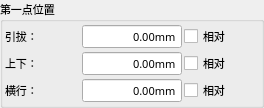
           <widget class="QGroupBox" name="groupBoxPos">
            <property name="font">
             <font>
              <family>微软雅黑</family>
              <pointsize>8</pointsize>
              <weight>50</weight>
              <bold>false</bold>
             </font>
            </property>
            <property name="title">
             <string>第一点位置</string>
            </property>
            <layout class="QGridLayout" name="gridLayout_7">
             <property name="margin">
              <number>2</number>
             </property>
             <property name="spacing">
              <number>2</number>
             </property>
             <item row="1" column="0">
              <widget class="QLabel" name="labelVerPos">
               <property name="sizePolicy">
                <sizepolicy hsizetype="Expanding" vsizetype="Fixed">
                 <horstretch>0</horstretch>
                 <verstretch>0</verstretch>
                </sizepolicy>
               </property>
               <property name="minimumSize">
                <size>
                 <width>75</width>
                 <height>25</height>
                </size>
               </property>
               <property name="maximumSize">
                <size>
                 <width>16777215</width>
                 <height>25</height>
                </size>
               </property>
               <property name="font">
                <font>
                 <family>微软雅黑</family>
                 <pointsize>8</pointsize>
                 <weight>50</weight>
                 <italic>false</italic>
                 <bold>false</bold>
                </font>
               </property>
               <property name="text">
                <string notr="true">上下：</string>
               </property>
              </widget>
             </item>
             <item row="2" column="0">
              <widget class="QLabel" name="labelTrvPos">
               <property name="sizePolicy">
                <sizepolicy hsizetype="Expanding" vsizetype="Fixed">
                 <horstretch>0</horstretch>
                 <verstretch>0</verstretch>
                </sizepolicy>
               </property>
               <property name="minimumSize">
                <size>
                 <width>75</width>
                 <height>25</height>
                </size>
               </property>
               <property name="maximumSize">
                <size>
                 <width>16777215</width>
                 <height>25</height>
                </size>
               </property>
               <property name="font">
                <font>
                 <family>微软雅黑</family>
                 <pointsize>8</pointsize>
                 <weight>50</weight>
                 <italic>false</italic>
                 <bold>false</bold>
                </font>
               </property>
               <property name="text">
                <string notr="true">横行：</string>
               </property>
              </widget>
             </item>
             <item row="0" column="0">
              <widget class="QLabel" name="labelHorPos">
               <property name="sizePolicy">
                <sizepolicy hsizetype="Expanding" vsizetype="Fixed">
                 <horstretch>0</horstretch>
                 <verstretch>0</verstretch>
                </sizepolicy>
               </property>
               <property name="minimumSize">
                <size>
                 <width>75</width>
                 <height>25</height>
                </size>
               </property>
               <property name="maximumSize">
                <size>
                 <width>16777215</width>
                 <height>25</height>
                </size>
               </property>
               <property name="font">
                <font>
                 <family>微软雅黑</family>
                 <pointsize>8</pointsize>
                 <weight>50</weight>
                 <italic>false</italic>
                 <bold>false</bold>
                </font>
               </property>
               <property name="text">
                <string notr="true">引拔：</string>
               </property>
              </widget>
             </item>
             <item row="2" column="1">
              <widget class="xDoubleSpinBox" name="BoxTrvPos">
               <property name="sizePolicy">
                <sizepolicy hsizetype="Fixed" vsizetype="Fixed">
                 <horstretch>0</horstretch>
                 <verstretch>0</verstretch>
                </sizepolicy>
               </property>
               <property name="minimumSize">
                <size>
                 <width>100</width>
                 <height>25</height>
                </size>
               </property>
               <property name="maximumSize">
                <size>
                 <width>200</width>
                 <height>25</height>
                </size>
               </property>
               <property name="font">
                <font>
                 <family>微软雅黑</family>
                 <pointsize>8</pointsize>
                 <weight>50</weight>
                 <bold>false</bold>
                </font>
               </property>
               <property name="focusPolicy">
                <enum>Qt::ClickFocus</enum>
               </property>
               <property name="alignment">
                <set>Qt::AlignRight|Qt::AlignTrailing|Qt::AlignVCenter</set>
               </property>
               <property name="readOnly">
                <bool>true</bool>
               </property>
               <property name="buttonSymbols">
                <enum>QAbstractSpinBox::NoButtons</enum>
               </property>
               <property name="keyboardTracking">
                <bool>false</bool>
               </property>
               <property name="prefix">
                <string notr="true"/>
               </property>
               <property name="suffix">
                <string notr="true">mm</string>
               </property>
               <property name="decimals">
                <number>2</number>
               </property>
               <property name="maximum">
                <double>60000.000000000000000</double>
               </property>
               <property name="singleStep">
                <double>0.010000000000000</double>
               </property>
               <property name="value">
                <double>0.000000000000000</double>
               </property>
               <property name="HasBtn" stdset="0">
                <bool>false</bool>
               </property>
              </widget>
             </item>
             <item row="0" column="2">
              <widget class="QCheckBox" name="checkBoxHorRel">
               <property name="minimumSize">
                <size>
                 <width>75</width>
                 <height>25</height>
                </size>
               </property>
               <property name="maximumSize">
                <size>
                 <width>16777215</width>
                 <height>25</height>
                </size>
               </property>
               <property name="font">
                <font>
                 <family>微软雅黑</family>
                 <pointsize>8</pointsize>
                 <weight>50</weight>
                 <italic>false</italic>
                 <bold>false</bold>
                </font>
               </property>
               <property name="styleSheet">
                <string notr="true"/>
               </property>
               <property name="text">
                <string>相对</string>
               </property>
              </widget>
             </item>
             <item row="0" column="1">
              <widget class="xDoubleSpinBox" name="BoxHorPos">
               <property name="sizePolicy">
                <sizepolicy hsizetype="Fixed" vsizetype="Fixed">
                 <horstretch>0</horstretch>
                 <verstretch>0</verstretch>
                </sizepolicy>
               </property>
               <property name="minimumSize">
                <size>
                 <width>100</width>
                 <height>25</height>
                </size>
               </property>
               <property name="maximumSize">
                <size>
                 <width>200</width>
                 <height>25</height>
                </size>
               </property>
               <property name="font">
                <font>
                 <family>微软雅黑</family>
                 <pointsize>8</pointsize>
                 <weight>50</weight>
                 <bold>false</bold>
                </font>
               </property>
               <property name="focusPolicy">
                <enum>Qt::ClickFocus</enum>
               </property>
               <property name="alignment">
                <set>Qt::AlignRight|Qt::AlignTrailing|Qt::AlignVCenter</set>
               </property>
               <property name="readOnly">
                <bool>true</bool>
               </property>
               <property name="buttonSymbols">
                <enum>QAbstractSpinBox::NoButtons</enum>
               </property>
               <property name="keyboardTracking">
                <bool>false</bool>
               </property>
               <property name="prefix">
                <string notr="true"/>
               </property>
               <property name="suffix">
                <string notr="true">mm</string>
               </property>
               <property name="decimals">
                <number>2</number>
               </property>
               <property name="maximum">
                <double>60000.000000000000000</double>
               </property>
               <property name="singleStep">
                <double>0.010000000000000</double>
               </property>
               <property name="value">
                <double>0.000000000000000</double>
               </property>
               <property name="HasBtn" stdset="0">
                <bool>false</bool>
               </property>
              </widget>
             </item>
             <item row="1" column="1">
              <widget class="xDoubleSpinBox" name="BoxVerPos">
               <property name="sizePolicy">
                <sizepolicy hsizetype="Fixed" vsizetype="Fixed">
                 <horstretch>0</horstretch>
                 <verstretch>0</verstretch>
                </sizepolicy>
               </property>
               <property name="minimumSize">
                <size>
                 <width>100</width>
                 <height>25</height>
                </size>
               </property>
               <property name="maximumSize">
                <size>
                 <width>200</width>
                 <height>25</height>
                </size>
               </property>
               <property name="font">
                <font>
                 <family>微软雅黑</family>
                 <pointsize>8</pointsize>
                 <weight>50</weight>
                 <bold>false</bold>
                </font>
               </property>
               <property name="focusPolicy">
                <enum>Qt::ClickFocus</enum>
               </property>
               <property name="alignment">
                <set>Qt::AlignRight|Qt::AlignTrailing|Qt::AlignVCenter</set>
               </property>
               <property name="readOnly">
                <bool>true</bool>
               </property>
               <property name="buttonSymbols">
                <enum>QAbstractSpinBox::NoButtons</enum>
               </property>
               <property name="keyboardTracking">
                <bool>false</bool>
               </property>
               <property name="prefix">
                <string notr="true"/>
               </property>
               <property name="suffix">
                <string notr="true">mm</string>
               </property>
               <property name="decimals">
                <number>2</number>
               </property>
               <property name="maximum">
                <double>60000.000000000000000</double>
               </property>
               <property name="singleStep">
                <double>0.010000000000000</double>
               </property>
               <property name="value">
                <double>0.000000000000000</double>
               </property>
               <property name="HasBtn" stdset="0">
                <bool>false</bool>
               </property>
              </widget>
             </item>
             <item row="1" column="2">
              <widget class="QCheckBox" name="checkBoxVerRel">
               <property name="minimumSize">
                <size>
                 <width>75</width>
                 <height>25</height>
                </size>
               </property>
               <property name="maximumSize">
                <size>
                 <width>16777215</width>
                 <height>25</height>
                </size>
               </property>
               <property name="font">
                <font>
                 <family>微软雅黑</family>
                 <pointsize>8</pointsize>
                 <weight>50</weight>
                 <italic>false</italic>
                 <bold>false</bold>
                </font>
               </property>
               <property name="styleSheet">
                <string notr="true"/>
               </property>
               <property name="text">
                <string>相对</string>
               </property>
              </widget>
             </item>
             <item row="2" column="2">
              <widget class="QCheckBox" name="checkBoxTrvRel">
               <property name="minimumSize">
                <size>
                 <width>75</width>
                 <height>25</height>
                </size>
               </property>
               <property name="maximumSize">
                <size>
                 <width>16777215</width>
                 <height>25</height>
                </size>
               </property>
               <property name="font">
                <font>
                 <family>微软雅黑</family>
                 <pointsize>8</pointsize>
                 <weight>50</weight>
                 <italic>false</italic>
                 <bold>false</bold>
                </font>
               </property>
               <property name="styleSheet">
                <string notr="true"/>
               </property>
               <property name="text">
                <string>相对</string>
               </property>
              </widget>
             </item>
            </layout>
           </widget>
